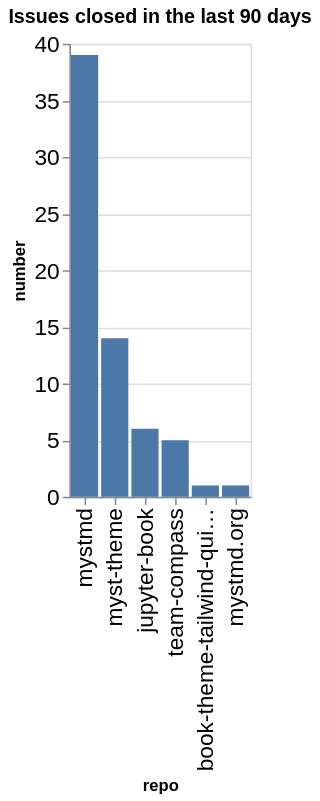

Notebook code for this chart:
### Code cell
closed_counts = closed.groupby(['org', 'repo']).count()['number'].reset_index()
closed_counts['org/repo'] = closed_counts.apply(lambda a: a['org'] + '/' + a['repo'], axis=1)
sorted_vals = closed_counts.sort_values(['number'], ascending=False)['repo'].values
alt.Chart(data=closed_counts, title=f"Issues closed in the last {n_days} days").mark_bar().encode(
    x=alt.X('repo', sort=alt.Sort(sorted_vals.tolist())),
    y='number',
)

### Figure 1 — Vega-Lite specification as saved in the notebook (floating-point values rounded to 4 significant figures)
{"config": {"axisLeft": {"labelFontSize": 15}, "axisBottom": {"labelFontSize": 15}}, "data": {"name": "data-dfbb59487d73fa62c8f4a326daf542c5"}, "mark": {"type": "bar"}, "encoding": {"x": {"field": "repo", "sort": ["mystmd", "myst-theme", "jupyter-book", "team-compass", "book-theme-tailwind-quickstart", "mystmd.org"], "type": "nominal"}, "y": {"field": "number", "type": "quantitative"}}, "title": "Issues closed in the last 90 days", "$schema": "https://vega.github.io/schema/vega-lite/v5.20.1.json", "datasets": {"data-dfbb59487d73fa62c8f4a326daf542c5": [{"org": "jupyter-book", "repo": "book-theme-tailwind-quickstart", "number": 1, "org/repo": "jupyter-book/book-theme-tailwind-quickstart"}, {"org": "jupyter-book", "repo": "jupyter-book", "number": 6, "org/repo": "jupyter-book/jupyter-book"}, {"org": "jupyter-book", "repo": "myst-theme", "number": 14, "org/repo": "jupyter-book/myst-theme"}, {"org": "jupyter-book", "repo": "mystmd", "number": 39, "org/repo": "jupyter-book/mystmd"}, {"org": "jupyter-book", "repo": "mystmd.org", "number": 1, "org/repo": "jupyter-book/mystmd.org"}, {"org": "jupyter-book", "repo": "team-compass", "number": 5, "org/repo": "jupyter-book/team-compass"}]}}
